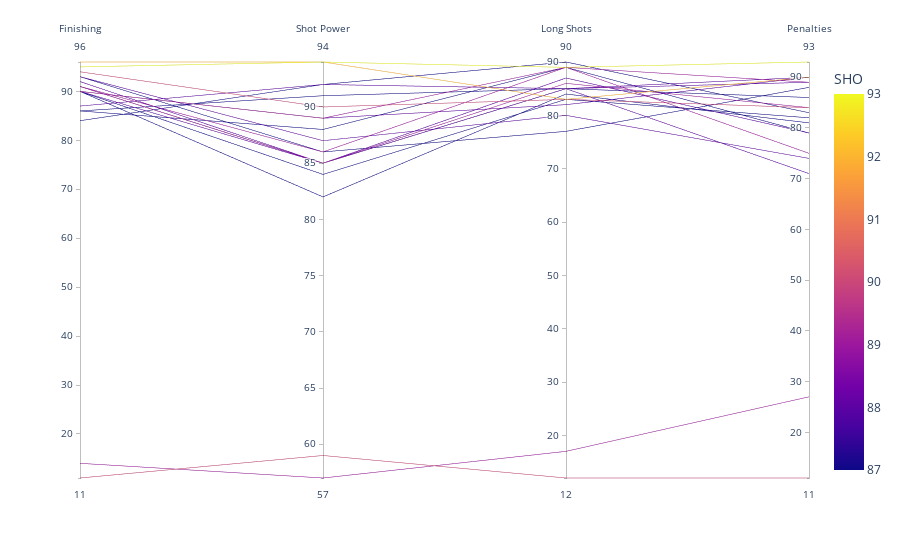

The cell this chart's notebook holds for it:
### Markdown cell above
Parallel Coordinates Plot

### Code cell
fig = px.parallel_coordinates(shoot_data, color='SHO', dimensions=['Positioning', 'Finishing',
       'Shot Power', 'Long Shots', 'Volleys', 'Penalties'])
fig.show()

### Figure 1 — Plotly figure (JSON) as saved in the notebook; plotly's stock layout.template omitted (floating-point values rounded to 4 significant figures)
{"data": [{"dimensions": [{"label": "Finishing", "values": [95, 96, 94, 11, 91, 91, 14, 90, 92, 91, 90, 90, 87, 93, 90, 86, 90, 84, 86, 93]}, {"label": "Shot Power", "values": [94, 94, 90, 59, 86, 85, 57, 89, 85, 85, 89, 85, 92, 87, 82, 88, 84, 92, 91, 86]}, {"label": "Long Shots", "values": [89, 83, 83, 12, 89, 86, 17, 89, 85, 85, 82, 87, 85, 80, 84, 89, 83, 90, 85, 77]}, {"label": "Penalties", "values": [93, 90, 84, 11, 89, 84, 27, 75, 71, 89, 90, 79, 90, 74, 81, 79, 82, 83, 86, 88]}], "domain": {"x": [0, 1], "y": [0, 1]}, "line": {"color": [93, 92, 90, 90, 89, 89, 89, 89, 88, 88, 88, 88, 88, 88, 87, 87, 87, 87, 87, 87], "coloraxis": "coloraxis"}, "name": "", "type": "parcoords"}], "layout": {"coloraxis": {"colorbar": {"title": {"text": "SHO"}}, "colorscale": [[0, "#0d0887"], [0.1111, "#46039f"], [0.2222, "#7201a8"], [0.3333, "#9c179e"], [0.4444, "#bd3786"], [0.5556, "#d8576b"], [0.6667, "#ed7953"], [0.7778, "#fb9f3a"], [0.8889, "#fdca26"], [1, "#f0f921"]]}, "legend": {"tracegroupgap": 0}, "margin": {"t": 60}}}
